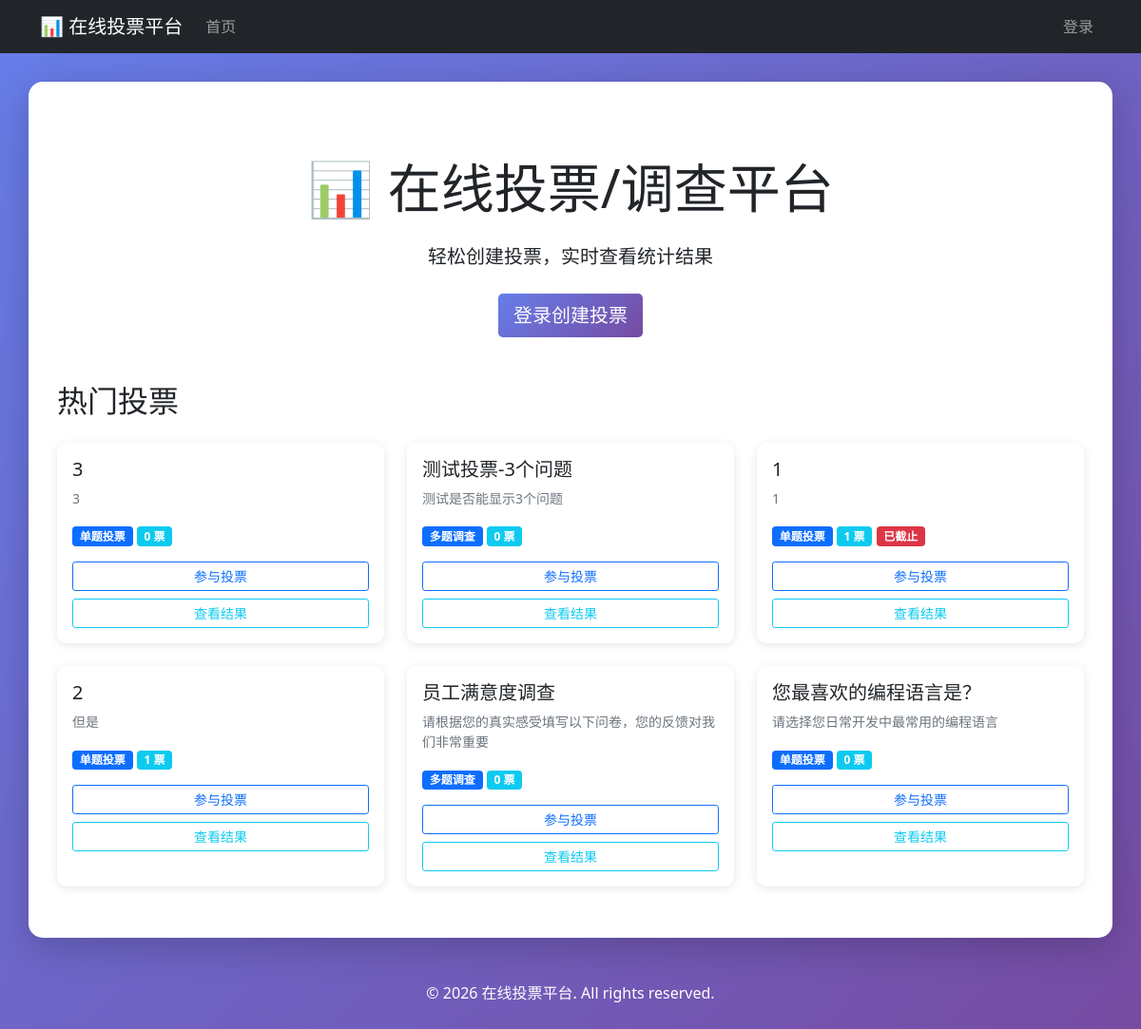
The page / on the database its author committed.
### polls/models.py (models this page shows, shortened)
class Poll(models.Model):
    POLL_TYPE_CHOICES = [
        ('single', '单题投票'),
        ('multiple', '多题调查'),
    ]
    id = models.UUIDField(primary_key=True, default=uuid.uuid4, editable=False)
    title = models.CharField(max_length=200, verbose_name='投票标题')
    description = models.TextField(blank=True, verbose_name='投票描述')
    poll_type = models.CharField(max_length=20, choices=POLL_TYPE_CHOICES, default='single', verbose_name='投票类型')
    creator = models.ForeignKey(User, on_delete=models.CASCADE, related_name='polls', verbose_name='创建者')
    created_at = models.DateTimeField(auto_now_add=True, verbose_name='创建时间')
    deadline = models.DateTimeField(null=True, blank=True, verbose_name='截止时间')
    is_active = models.BooleanField(default=True, verbose_name='是否启用')
    require_login = models.BooleanField(default=False, verbose_name='需要登录')
    collect_location = models.BooleanField(default=False, verbose_name='收集地区信息')
    collect_age = models.BooleanField(default=False, verbose_name='收集年龄段')
    qr_code = models.ImageField(upload_to='qrcodes/', null=True, blank=True, verbose_name='二维码')
    class Meta:
        ordering = ['-created_at']
        verbose_name = '投票'
        verbose_name_plural = '投票'
    def is_expired(self):
        if self.deadline:
            return timezone.now() > self.deadline
        return False
    def total_votes(self):
        return VoteRecord.objects.filter(question__poll=self).values('session_id').distinct().count()

### polls/views.py (the view)
# urls.py: path('', views.index, name='index'),
def index(request):
    polls = Poll.objects.filter(is_active=True).order_by('-created_at')[:10]
    return render(request, 'polls/index.html', {'polls': polls})

### templates/polls/index.html (shortened to what this page needs)
{% extends 'base.html' %}
{% block content %}
<div class="jumbotron text-center py-5">
    <h1 class="display-4 mb-4">📊 在线投票/调查平台</h1>
    <p class="lead mb-4">轻松创建投票，实时查看统计结果</p>
    {% if user.is_authenticated %}
        <a href="{% url 'create_poll' %}" class="btn btn-primary btn-lg">立即创建投票</a>
    {% else %}
        <a href="{% url 'login' %}" class="btn btn-primary btn-lg">登录创建投票</a>
    {% endif %}
</div>
<h2 class="mb-4">热门投票</h2>
<div class="row">
    {% for poll in polls %}
    <div class="col-md-4 mb-4">
        <div class="card h-100">
            <div class="card-body">
                <h5 class="card-title">{{ poll.title }}</h5>
                <p class="card-text text-muted small">{{ poll.description|truncatechars:50 }}</p>
                <p class="card-text">
                    <span class="badge bg-primary">{{ poll.get_poll_type_display }}</span>
                    <span class="badge bg-info">{{ poll.total_votes }} 票</span>
                    {% if poll.is_expired %}
                    <span class="badge bg-danger">已截止</span>
                    {% endif %}
                </p>
                <div class="d-grid gap-2">
                    <a href="{% url 'poll_detail' poll.id %}" class="btn btn-outline-primary btn-sm">参与投票</a>
                    <a href="{% url 'poll_results' poll.id %}" class="btn btn-outline-info btn-sm">查看结果</a>
                </div>
            </div>
        </div>
    </div>
    {% empty %}
    <div class="col-12 text-center py-5">
        <p class="text-muted">暂无投票，创建第一个投票吧！</p>
    </div>
    {% endfor %}
</div>
{% endblock %}

### templates/base.html (shortened to what this page needs)
<!DOCTYPE html>
<html lang="zh-CN">
<head>
    <link href="https://cdn.jsdelivr.net/npm/bootstrap@5.1.3/dist/css/bootstrap.min.css" rel="stylesheet">
</head>
<body>
    <nav class="navbar navbar-expand-lg navbar-dark bg-dark">
        <div class="container">
            <a class="navbar-brand" href="{% url 'index' %}">📊 在线投票平台</a>
            <div class="collapse navbar-collapse" id="navbarNav">
                <ul class="navbar-nav me-auto">
                    <li class="nav-item">
                        <a class="nav-link" href="{% url 'index' %}">首页</a>
                    </li>
                </ul>
                <ul class="navbar-nav">
                    {% if user.is_authenticated %}
                    <li class="nav-item">
                        <span class="nav-link">欢迎, {{ user.username }}</span>
                    </li>
                    <li class="nav-item">
                        <a class="nav-link" href="{% url 'logout' %}">退出</a>
                    </li>
                    {% else %}
                    <li class="nav-item">
                        <a class="nav-link" href="{% url 'login' %}">登录</a>
                    </li>
                    {% endif %}
                </ul>
            </div>
        </div>
    </nav>
    <div class="container main-container">
        {% block content %}{% endblock %}
    </div>
    <footer class="text-center text-white py-3">
        <p>&copy; 2026 在线投票平台. All rights reserved.</p>
    </footer>
</body>
</html>

### templates/base.html (style rules this page uses)
body { background: linear-gradient(135deg, #667eea 0%, #764ba2 100%); min-height: 100vh; }
.main-container { background: white; border-radius: 15px; box-shadow: 0 10px 40px rgba(0,0,0,0.2); margin-top: 30px; margin-bottom: 30px; padding: 30px; }
.btn-primary { background: linear-gradient(135deg, #667eea 0%, #764ba2 100%); border: none; }
.card { border: none; border-radius: 10px; box-shadow: 0 2px 10px rgba(0,0,0,0.1); transition: transform 0.2s; }

### rows shown on the page
Poll: title "3", description "3", poll_type "单题投票", total_votes "0"
Poll: title "测试投票-3个问题", description "测试是否能显示3个问题", poll_type "多题调查", total_votes "0"
Poll: title "1", description "1", poll_type "单题投票", total_votes "1", shows "已截止"
Poll: title "2", description "但是", poll_type "单题投票", total_votes "1"
Poll: title "员工满意度调查", description "请根据您的真实感受填写以下问卷，您的反馈对我们非常重要", poll_type "多题调查", total_votes "0"
Poll: title "您最喜欢的编程语言是？", description "请选择您日常开发中最常用的编程语言", poll_type "单题投票", total_votes "0"
